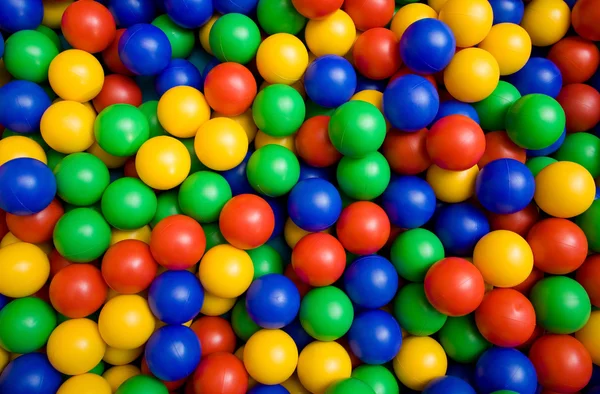
#> input picture day8/data/colorballs.jpg, 600 x 394 px, given in place of the camera
$ python Assignment3.py
#> lines starting #> are read from the running program, lines starting #| are printed output that depends on the picture; after the words box and inside, x2 and y2 are one past the last pixel; in counts of white or black regions, pixels touching at a corner belong together
import cv2
import numpy as np

# video = cv2.VideoCapture('day8/data/street.mp4')
video = cv2.VideoCapture(0)
masker = {'Yellow':   np.array([[11, 61, 179], [85, 151, 255]]),
          'Black': np.array([[19, 45, 29], [170, 127, 147]]),
          'Blue':  np.array([[30, 139, 0], [180, 255, 180]])}

mask_name = list(masker.keys())
color_counter = {'Yellow': 0, 'Black': 0, 'Blue': 0}
threshold = 500

while (video.isOpened()):
    ret, frame = video.read()
#> frame is the input picture: shape (394, 600, 3); mean B, G, R 54, 96.9, 106.5
    if ret:
        frame = cv2.resize(frame, (640, 480))
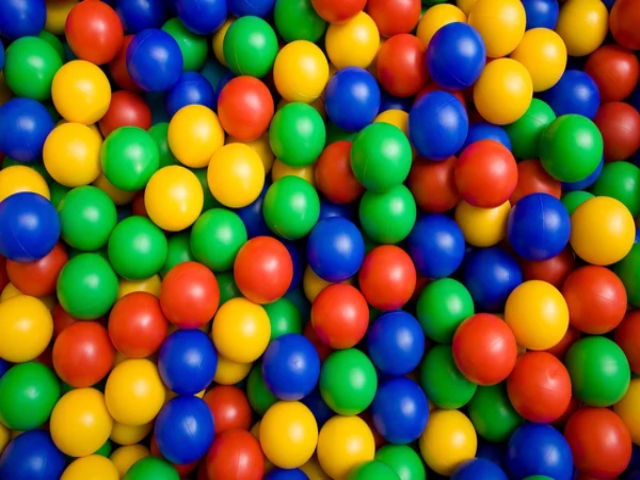
#> frame: shape (480, 640, 3); mean B, G, R 53.9, 96.8, 106.4
        frame2mask = cv2.cvtColor(frame, cv2.COLOR_BGR2HSV)
#> frame2mask: shape (480, 640, 3); mean H, S, V 54.3, 234.5, 168.1
        for i in range(len(masker)):
            mask = cv2.inRange(frame2mask, masker[mask_name[i]][0], masker[mask_name[i]][1])
            contours, hier = cv2.findContours(mask, cv2.RETR_TREE, cv2.CHAIN_APPROX_NONE)
            for contour in contours:
                area = cv2.contourArea(contour) > 1000
                if area:
                    if mask_name[i] == 'Yellow':
                        color = (0, 255, 255)
                        color_counter['Yellow'] += 1
                    elif mask_name[i] == 'Black':
                        color = (0, 0, 0)
                        color_counter['Black'] += 1
                    else:
                        color = (255, 0, 0)
                        color_counter['Blue'] += 1
                    x, y, w, h = cv2.boundingRect(contour)
                    cv2.rectangle(frame, (x, y), (x+w, y+h), color, 2)
                    cv2.putText(frame, mask_name[i], (x, y), cv2.FONT_HERSHEY_SIMPLEX, 0.5, color, 2)
#> this loop made 3 passes
#> pass 1, `mask = cv2.inRange(frame2mask, masker[mask_name[i]][0], masker[mask_na..`:
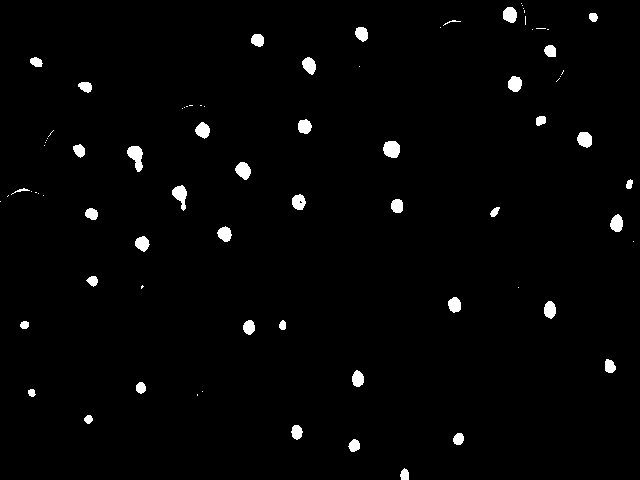
#> mask: shape (480, 640); 1.8% white; 78 white regions (35 under 20 px), largest, box (x1, y1, x2, y2) and area: (127, 146, 143, 172) 255, (383, 141, 400, 158) 237, (172, 185, 187, 211) 216
#> pass 2, `mask = cv2.inRange(frame2mask, masker[mask_name[i]][0], masker[mask_na..`:
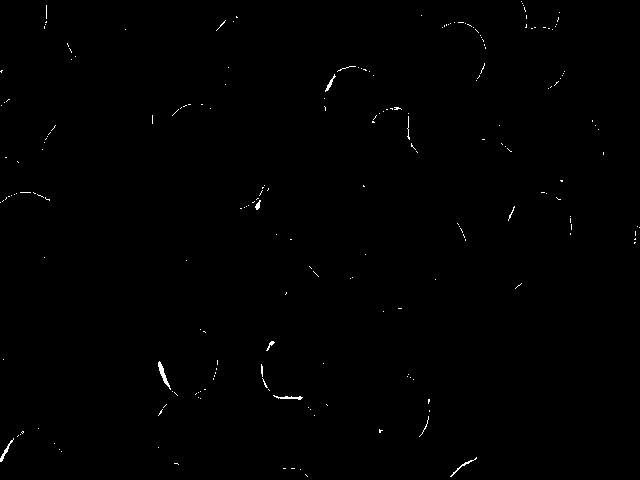
#> mask: shape (480, 640); 0.35% white in thin lines or dots
#> pass 3, `mask = cv2.inRange(frame2mask, masker[mask_name[i]][0], masker[mask_na..`:
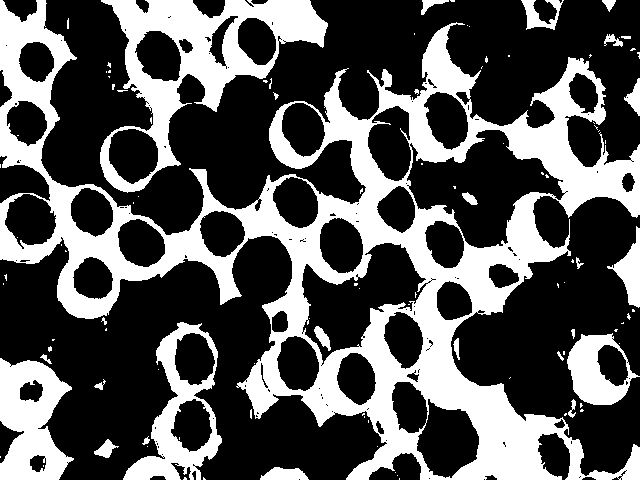
#> mask: shape (480, 640); 33.6% white; 104 white regions (77 under 20 px), largest, box (x1, y1, x2, y2) and area: (0, 0, 640, 480) 71846, (100, 0, 328, 193) 13476, (0, 358, 74, 480) 5847
#> after the loop:
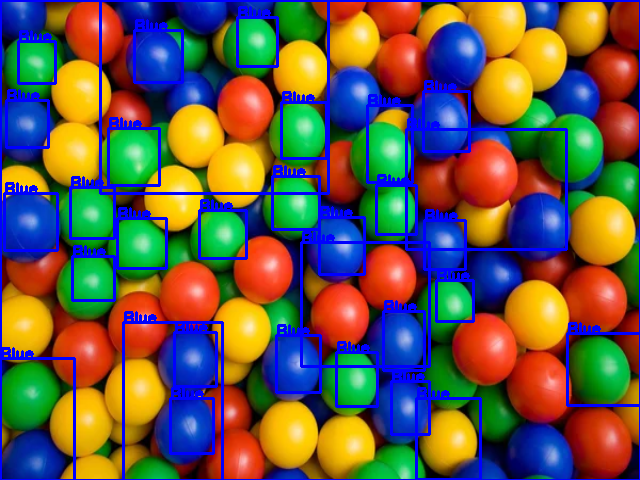
#> frame: shape (480, 640, 3); 9.98% of pixels changed, all inside (x1, y1, x2, y2) = (0, 0, 640, 480)
#> after the loop, color_counter = {'Yellow': 0, 'Black': 0, 'Blue': 32}
        counter_text = f"Yellow: {color_counter['Yellow']} Black: {color_counter['Black']} Blue: {color_counter['Blue']}"
#> counter_text = 'Yellow: 0 Black: 0 Blue: 32'
        cv2.putText(frame, counter_text, (10, 20), cv2.FONT_HERSHEY_SIMPLEX, 0.5, (0, 0, 0), 2)
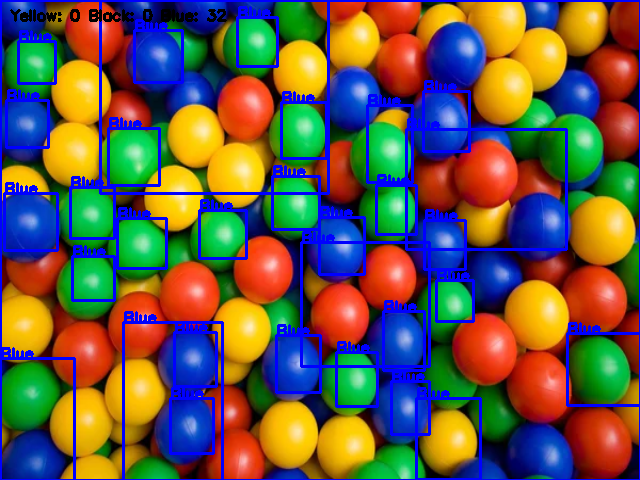
#> frame: shape (480, 640, 3); 0.43% of pixels changed, all inside (x1, y1, x2, y2) = (10, 9, 227, 22)
        cv2.imshow('frame', frame)
        color_counter = {'Yellow': 0, 'Black': 0, 'Blue': 0}
        if cv2.waitKey(1) & 0xFF == ord('q'):
#> (key q is pressed here)
            break
    else:
        break
video.release()
cv2.destroyAllWindows()
